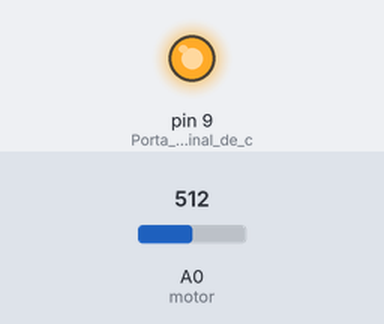
A sketch run on a simulated Arduino Uno, built with avr-gcc and run on an emulated ATmega328P. Shown: output pins drawn as LEDs (lit = HIGH). The inputs (shaded band) are chosen by the test bench; at power-on: A0 (motor) = 512. What the sketch prints to the serial monitor is not drawn.

Above: at 0.1 s.
Timing chart, 0 to 1.6 s (numbered marks = the images above):
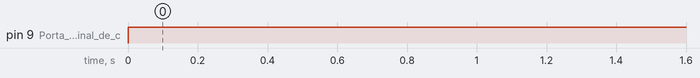

The sketch:

Modulo_original.ino
```cpp
// Arquivo original do código utilizado no módulo com motor tacogerador

// Definição das variáveis
long  tempo = 0; // Var. aux. pra analise no tempo discreto
float rk = 0; // Referencia tacogerador
float yk = 0; // Saída tacogerador
float yf = 0;
float e0 = 0; // Erro atual
float e1 = 0; // Erro antigo
float e2 = 0;
float u0 = 0;
float u1 = 0;
float u2 = 0;
float v0 = 0; // Sinal de controle de velocidade atual
float v1 = 0; // Sinal de controle de velocidade antigo
float v2 = 0;
float Ts = 0.025; // Intervalo de analise
float Kc = 1.8573; // Ganho
float Ti = 0.72; // Tempo integral

//  KcK/Tis / (1 + KcK/Tis) = 1 (Tis/KcK s + 1)
//  taumf = Ti/KcK -> Kc = Ti/Kctaumf

void setup() {
Serial.begin(115200);
pinMode(9, OUTPUT); // Porta D9 envia sinal de controle de velocidade do motor DC, por sinal PWM
}


void loop() {
tempo = millis();

yk = analogRead(A0)*5.0/1023.0; // Leitura de velocidade do motor tacogerador (de 0 a 5)
rk = 1.0 + 0.5*(int((millis()/5000)%2) == 1); // Referencia para o tacogerador variando com o tempo

e1 = e0; // Erro antigo (e1) = Erro atual (e0)
e0 = rk - yk; // Erro atual (e0) = Referencia (rk) - Saida (yk)

v1 = v0; // Sinal de controle antigo (v1) = Sinal de controle atual (v0)
v0 = v1 + Kc*e0 + (Ts*Kc/Ti - Kc)*e1; // Controlador
v0 = max(min(v0,5.0),0.0); // Limite superior do sinal de controle= 5, limite inferior= 0
//u0=max(min(pow(v0,2.22),1.0),0.0); // QUAL A NECESSIDADE DISSO???

//analogWrite(9, (v0*255.0/5.0)); // Sinal PWM (0 a 255) simulando comando do controlador
analogWrite(9, 255);

Serial.print(rk);
Serial.print("\t");
Serial.print(yk);
Serial.print("\t");
Serial.print(v0);
Serial.print("\t");
Serial.println(0);
//Serial.println(";");*/
/*
//Serial.print(millis()/1000.0,4);
//Serial.print(",");
Serial.print("Referencia: ");
Serial.print(rk, 4);
Serial.print(", ");
Serial.print("Saida: ");
Serial.print(yk, 4);
Serial.print(", ");
Serial.print("Controlador: ");
Serial.print(v0,4);
Serial.println(";");*/

while(millis()-tempo<=(Ts*1000)){} // Delay variável para garantir analise no tempo discreto
}
```

Measured:
- by itself, pin 9 (Porta_D9_envia_sinal_de_c): LOW → HIGH at 0.00 s
